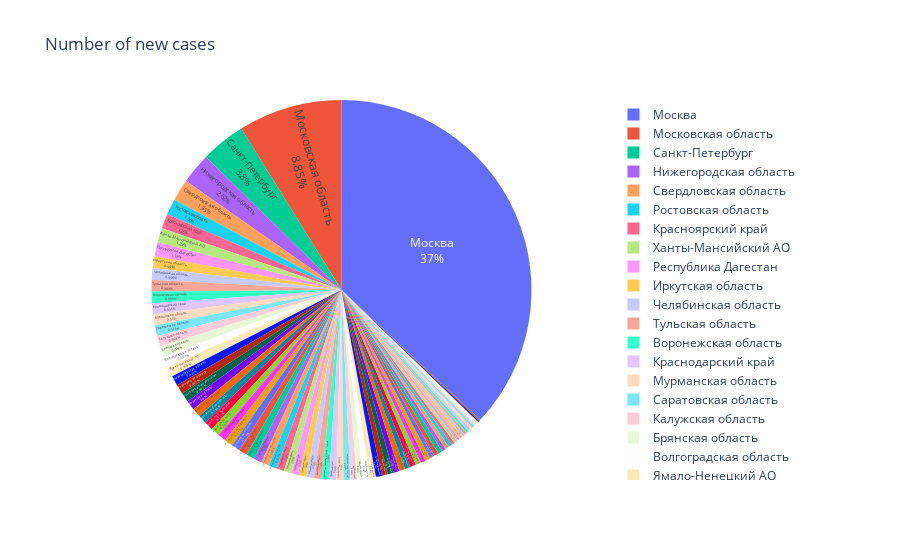

The notebook cell this image was saved under:
### Code cell
#построение круговой диаграммы 
fig = px.pie(df1, values='Confirmed', names='Region/City', title='Number of new cases')
fig.update_traces(textposition='inside', textinfo='percent+label')
fig.show()

### Figure 1 — Plotly figure (JSON) as saved in the notebook; plotly's stock layout.template omitted (floating-point values rounded to 4 significant figures; data arrays with more than 128 entries replaced by an {"elided": "..."} marker saying what was removed)
{"data": [{"domain": {"x": [0, 1], "y": [0, 1]}, "hovertemplate": "Region/City=%{label}<br>Confirmed=%{value}<extra></extra>", "labels": {"elided": "12054 str values"}, "legendgroup": "", "name": "", "showlegend": true, "textinfo": "percent+label", "textposition": "inside", "type": "pie", "values": {"elided": "12054 int values"}}], "layout": {"legend": {"tracegroupgap": 0}, "title": {"text": "Number of new cases"}}}
